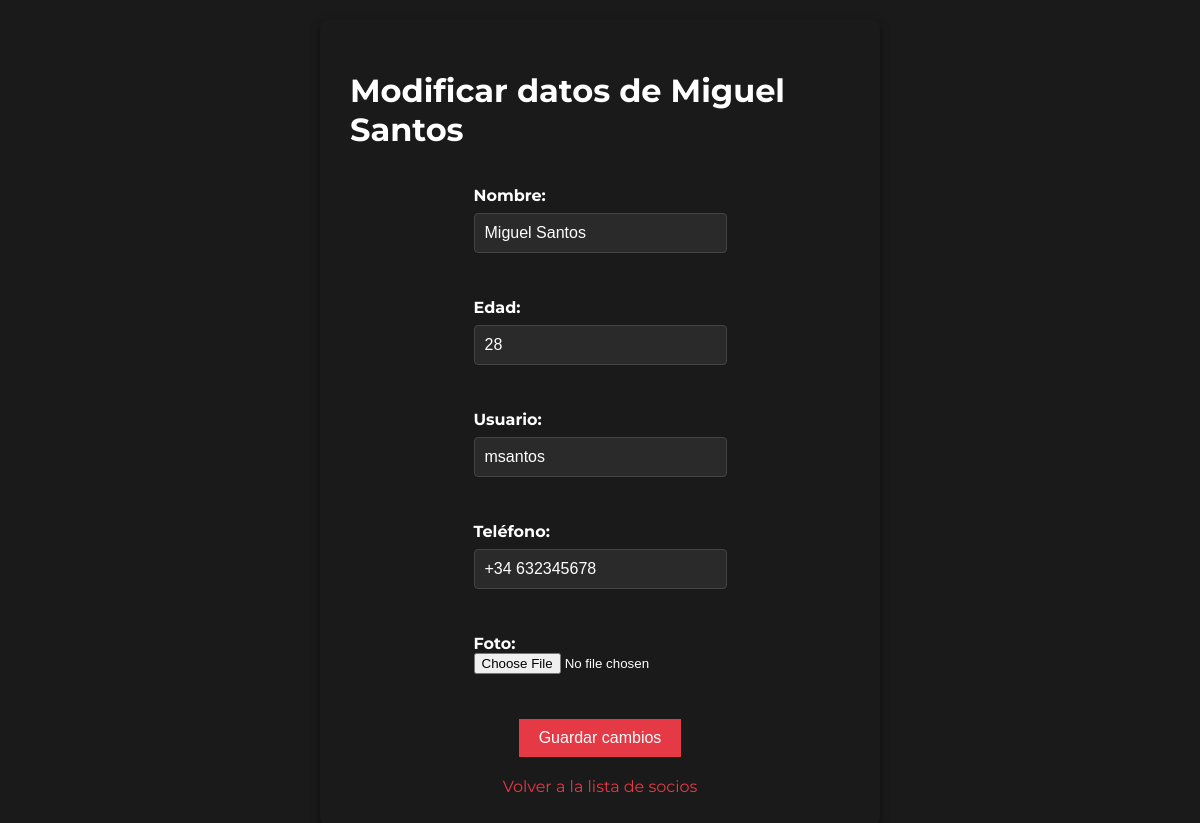
The page /src/forms/formularioModificarSocio.php?id=3 (signed in) on the database as committed earlier.
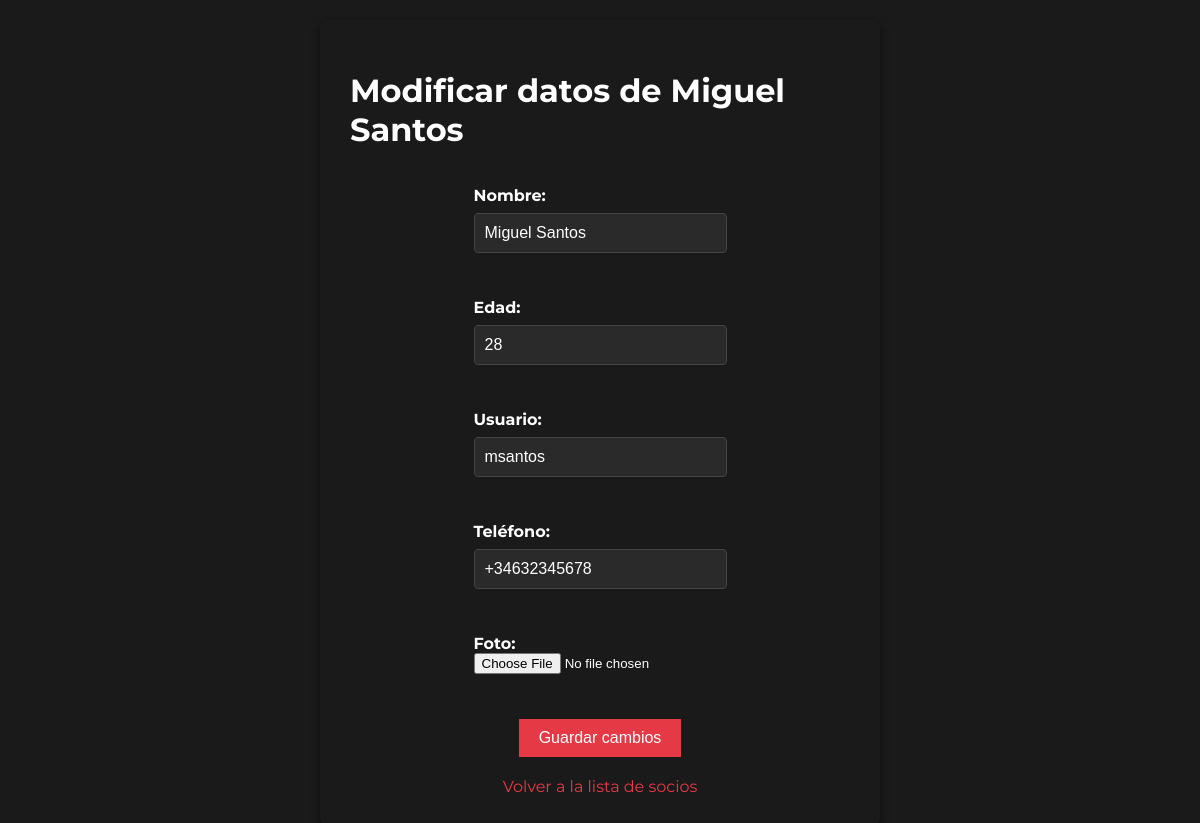
The same page on the database as committed later.
### tables this page shows
CREATE TABLE socios (
    id_socio INT AUTO_INCREMENT PRIMARY KEY,
    nombre VARCHAR(100) NOT NULL,
    edad INT,
    contraseña VARCHAR(255) NOT NULL,
    usuario VARCHAR(50) UNIQUE NOT NULL,
    telefono VARCHAR(15),
    foto VARCHAR(255)
);

### src/php/modificarSocio.php (called while the page is built, shortened)
<?php
require_once("conexion.php");
if (isset($_GET['id'])) {
    $id_socio = $_GET['id'];
    $consulta = "SELECT nombre, edad, usuario, telefono, foto FROM socios WHERE id_socio = ?";
    $stmt = $conexion->prepare($consulta);
    $stmt->bind_param("i", $id_socio);
    $stmt->execute();
    $resultado = $stmt->get_result();
    if ($resultado->num_rows > 0) {
        $socio = $resultado->fetch_assoc();
    } else {
        echo "No se encontró el socio.";
        exit;
    }
} else {
    echo "ID de socio no especificado.";
    exit;
}
?>

### src/forms/formularioModificarSocio.php (the view, shortened to what this page needs)
<!DOCTYPE html>
<html lang="es">
<head>
    <link rel="stylesheet" href="../../styles/formulario.css">
</head>
<body>
    <div class="box">
        <div class="form-container">
            <?php include '../php/modificarSocio.php'; ?>
            <h1>Modificar datos de <?php echo htmlspecialchars($socio['nombre']); ?></h1>
            <form method="POST" action="" enctype="multipart/form-data">
                <label>Nombre:</label>
                <input type="text" name="nombre" value="<?php echo htmlspecialchars($socio['nombre']); ?>"><br>
                <span class="result" id="errorNombre"></span>
                <label>Edad:</label>
                <input type="number" name="edad" value="<?php echo htmlspecialchars($socio['edad']); ?>"><br>
                <span class="result" id="errorEdad"></span>
                <label>Usuario:</label>
                <input type="text" name="usuario" value="<?php echo htmlspecialchars($socio['usuario']); ?>"><br>
                <span class="result" id="errorUsuario"></span>
                <label>Teléfono:</label>
                <input type="text" name="telefono" value="<?php echo htmlspecialchars($socio['telefono']); ?>"><br>
                <span class="result" id="errorTelefono"></span>
                <label>Foto:</label>
                <input type="file" name="foto" accept="image/*" ><br>
                <span class="result" id="errorFoto"></span>
                <input type="submit" value="Guardar cambios">
            </form>
            <a href='../../socios.php'>Volver a la lista de socios</a>
        </div>
    </div>
</body>
</html>

Rows that differ between the two databases and show on the page:
changed socios "Miguel Santos": telefono "+34 632345678" → "+34632345678"
